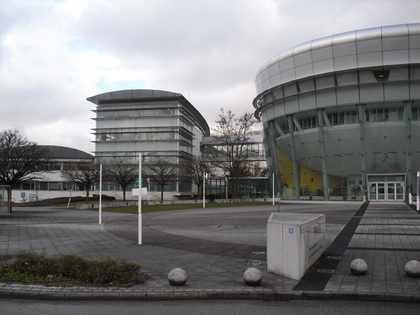
%> input picture materialTD2/solution/tps1.JPG, 420 x 315 px, shrunk from 800 x 600 before the run
$ octave sift.m   (GNU Octave 9; MATLAB toolbox functions it lacks are replaced by stand-ins)
%> lines starting %> are read from the running program, lines starting %| are printed output that depends on the picture
% clear workspace and load needed library
clear all;
addpath(genpath('./vl_toolbox'))    %CAUTION: matlab needs to be in the directory containing the folder vl_toolbox


%% Load and display image
I1 = imread('tps1.jpg');
%> I1 is the input picture: size 315x420x3 uint8; mean R, G, B 123.1, 123.4, 124.1
I2 = imread('tps2.jpg');
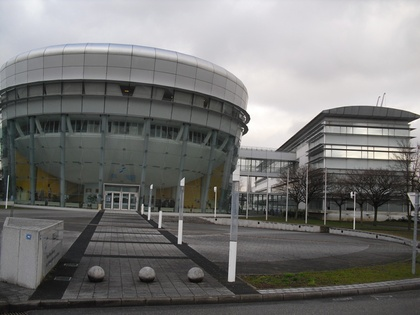
%> input picture materialTD2/solution/tps2.JPG, 420 x 315 px, shrunk from 800 x 600 before the run
%> I2 is the input picture: size 315x420x3 uint8; mean R, G, B 117.9, 117.6, 116.3

im1 = im2single(rgb2gray(I1));
im2 = im2single(rgb2gray(I2));
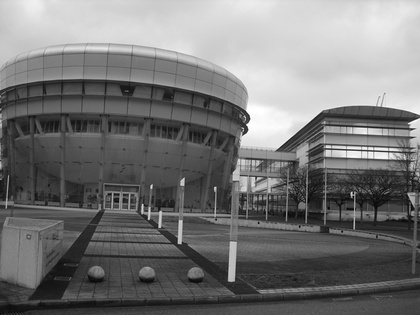
%> im2: size 315x420 single; min 0.00392, max 1, mean 0.461

figure();imshow(im1);
figure();imshow(im2);

%% Compute SIFT features

%> (the run ends here)
